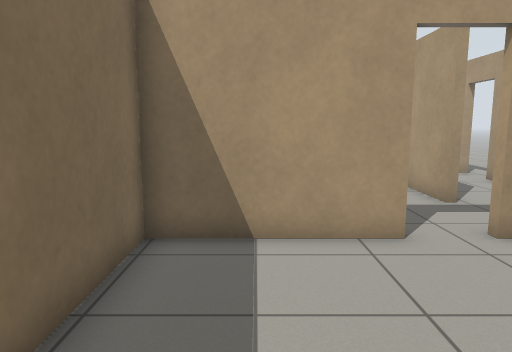
[1] (above)

19 first-person views from a walk through a robot-simulator world made for Gazebo. The camera is 1.1 m above the floor, tilts 8° down and sees 70° across. The floor is counted in squares, 0.5 m on a side. Each view is taken from the middle of a square. On the plan, view 1 faces up. The plan holds only what a view shows up to about 20 squares ahead; the rest is blank.

[2]
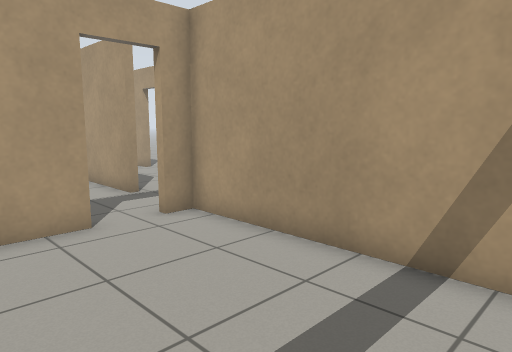

[3]
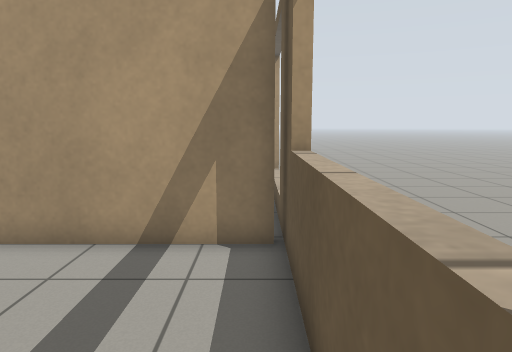

[4]
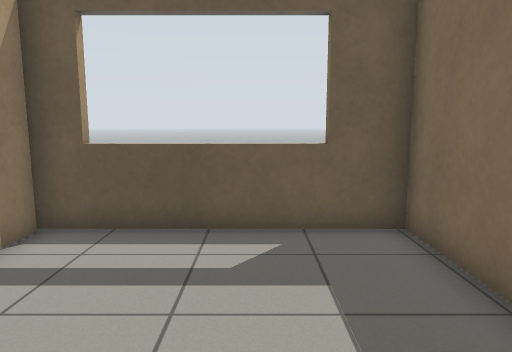

[5]
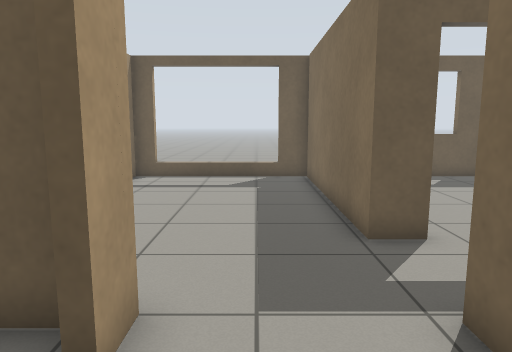

[6]
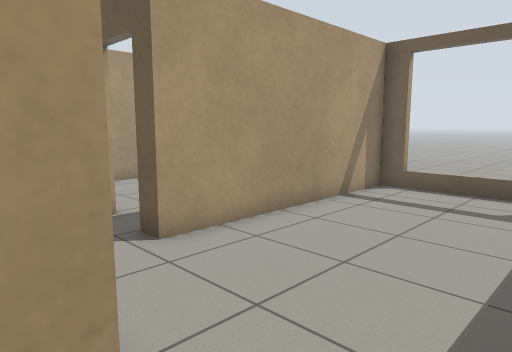

[7]
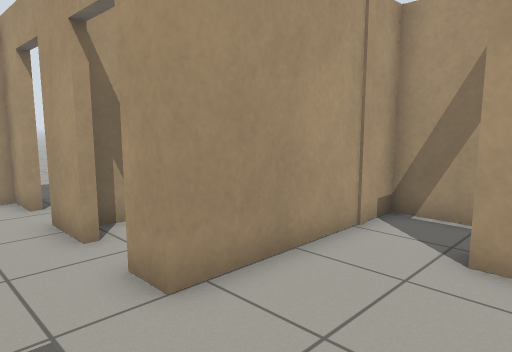

[8]
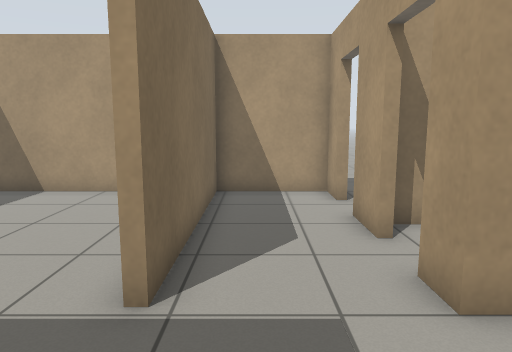

[9]
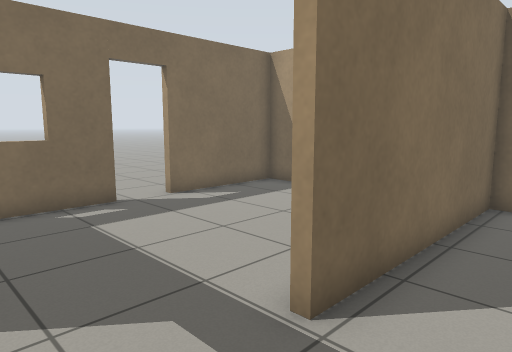

[10]
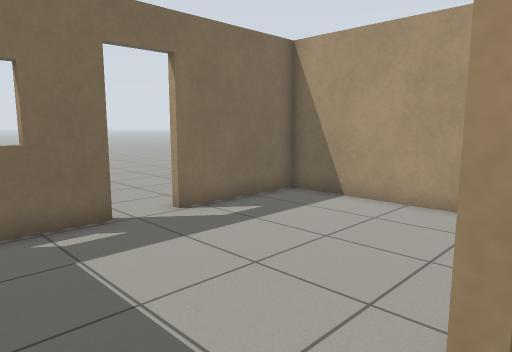

[11]
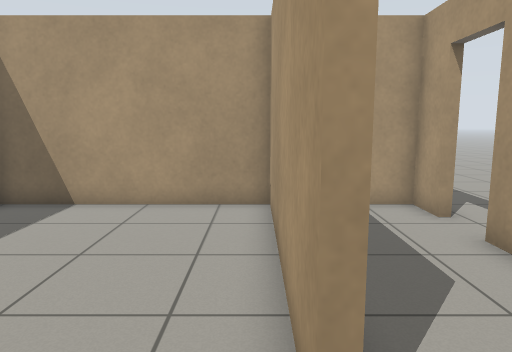

[12]
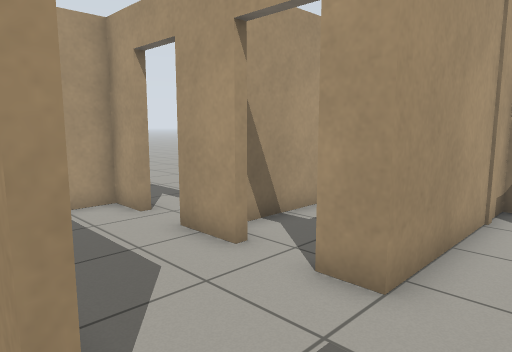

[13]
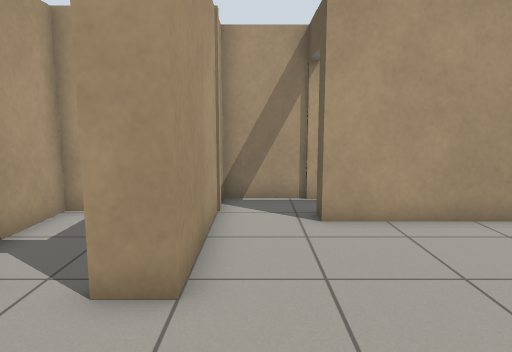

[14]
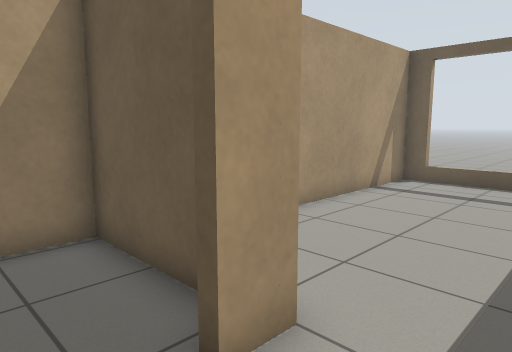

[15]
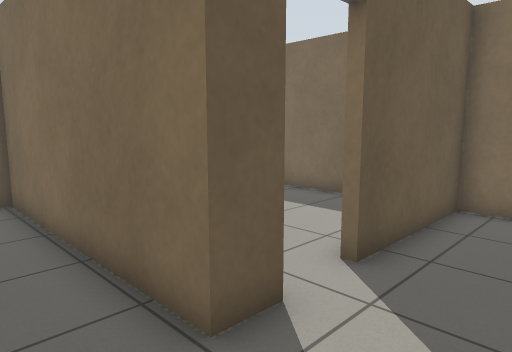

[16]
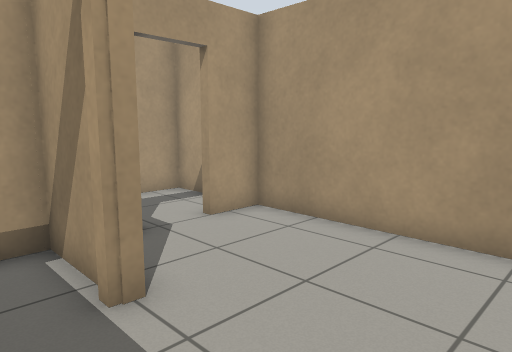

[17]
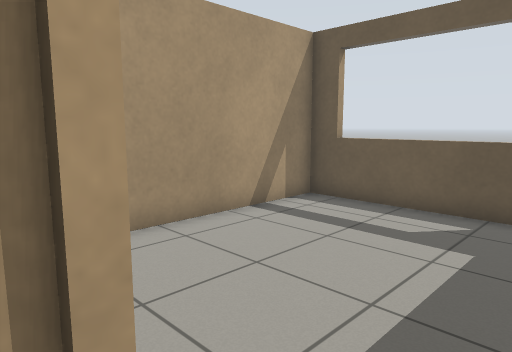

[18]
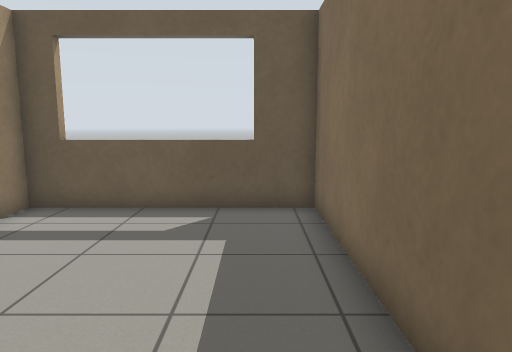

[19]
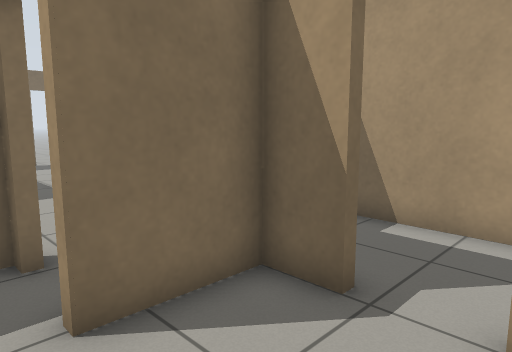

### Floor plan
Points are (right, up) in squares from view 1. A wall is a line through its corners. A room is listed if a view was taken in it or the views show most of it. See-through windows are left out.
Room 1 (views 1, 2, 3, 4)
walls: (2.9, 6.9) (-2.2, 6.9) (-2.2, -1.5) (5.9, -1.5); (5.5, -1.4) (5.5, 6.9) (4.6, 6.9)
ways out: open door at (3.5, 7) to room 3
Room 2 (views 5, 6, 7, 8, 9, 10, 14, 15, 17, 18)
walls: (5.7, 7.2) (5.7, -1.4); (15.8, 7.2) (15.8, 10) (9.4, 10) (9.4, 11.1); (9.4, 12.9) (9.4, 14.7); (5.9, -1.5) (13.1, -1.5) (13.1, 7.5) (13.9, 7.5); (9.4, 16.5) (9.4, 18) (5.7, 18) (5.7, 10.1)
ways out: opening at (6, 9) to room 3; open door at (14.5, 7) to room 4; open door at (9.5, 12) to room 6; open door at (9.5, 15.5)
Room 3 (views 11, 12, 13)
walls: (-2.2, 11.5) (-2.2, 7.2) (2.9, 7.2); (5.5, 10.1) (5.5, 17.1); (5.5, 17.2) (5.5, 18) (-2.2, 18) (-2.2, 13.2); (4.6, 7.2) (5.7, 7.2)
ways out: open door at (3.5, 7) to room 1; opening at (6, 9) to room 2; open door at (-2, 12.5)
Room 4 (views 16, 19)
walls: (13.9, 7.2) (13.4, 7.2) (13.4, -1.5) (21.1, -1.5) (21.1, 10) (19.4, 10); (17.6, 10) (16.1, 10) (16.1, 7.2) (15.8, 7.2)
ways out: open door at (14.5, 7) to room 2; open door at (18.5, 10) to room 5
Room 5 (no view inside)
walls: (21.1, 12.5) (21.1, 13.9) (15.5, 13.9)
ways out: open door at (18.5, 10) to room 4
Room 6 (no view inside)
walls: (10.1, 10.3) (14.2, 10.3) (14.2, 11.9); (14.2, 13.9) (10, 13.9)
ways out: open door at (9.5, 12) to room 2

Positions as (right, up) in squares from view 1, and headings:
1: (0, 0), facing up
2: (0, -1), facing up-right
3: (-1, -1), facing right
4: (1, 6), facing down
5: (8, 14), facing down
6: (7, 11), facing down-right
7: (7, 6), facing up-right
8: (7, 6), facing up
9: (8, 7), facing up-left
10: (6, 8), facing up-left
11: (5, 8), facing up
12: (5, 8), facing up-right
13: (5, 9), facing right
14: (7, 13), facing down-right
15: (8, 10), facing down-left
16: (14, 3), facing up-right
17: (14, 8), facing down-right
18: (15, 8), facing down
19: (20, 6), facing up-left
